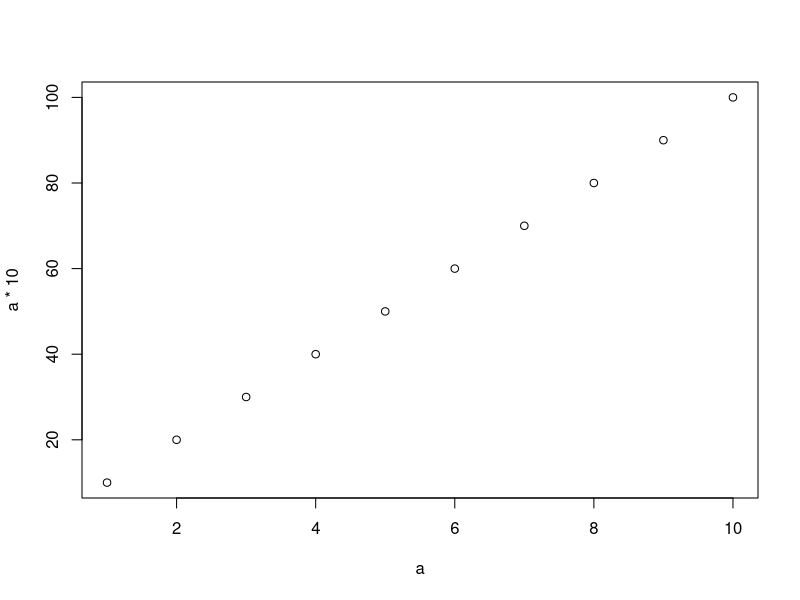
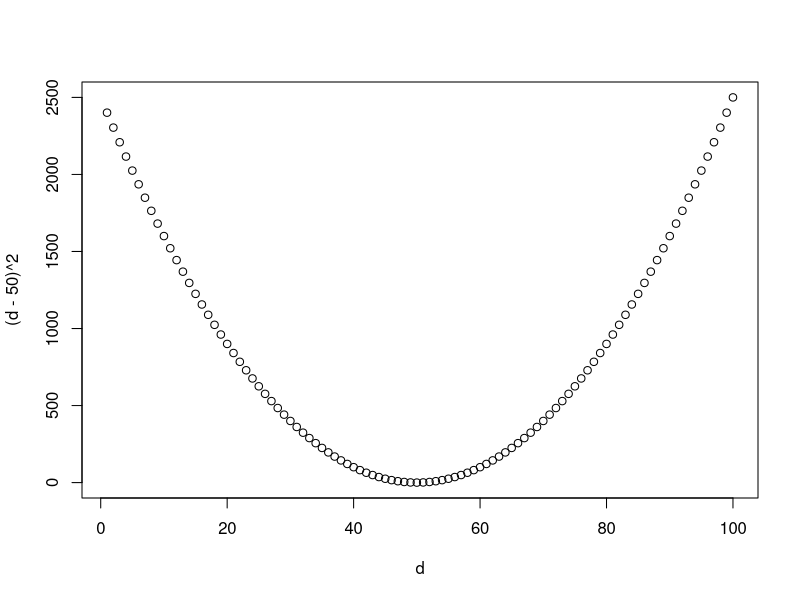

These charts were generated, in order, by the following R code:
## ---- chunk 1
knitr::opts_chunk$set(echo = TRUE)
## ---- chunk 2
# This code makes a vector of 1:10 and then plots it
a <- 1:10
plot(a, a * 10)


## ---- chunk 3
d <- 1:100
plot(d, (d - 50)^2)
